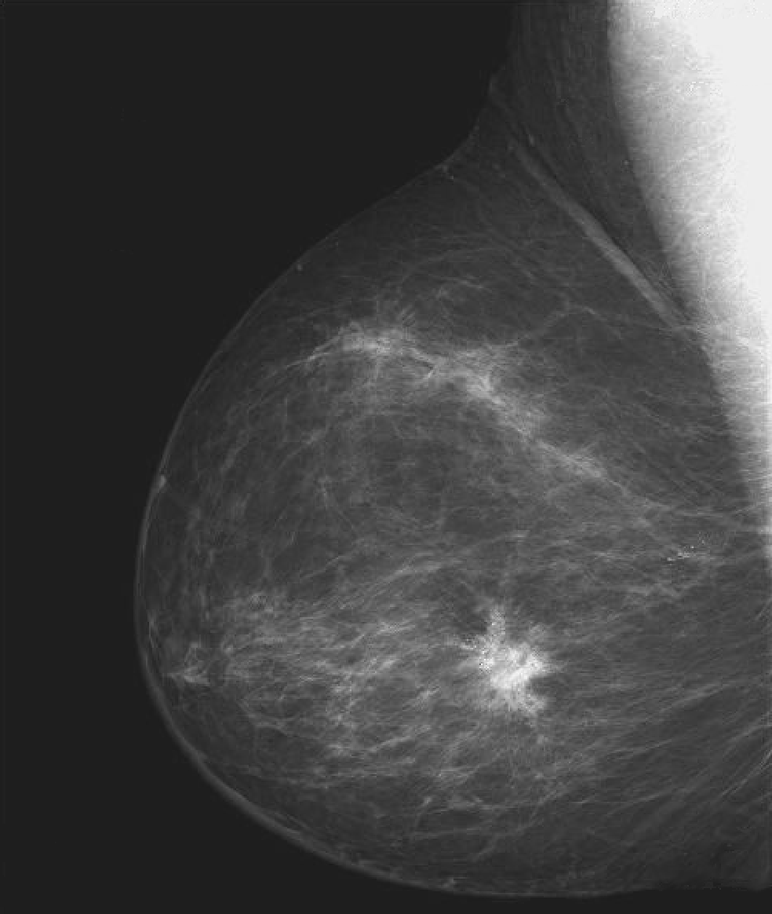
%> input picture chapter02/Fig0203(a).tif, 772 x 914 px, shrunk from 984 x 1164 before the run
$ octave Example_2_1.m   (GNU Octave 9; MATLAB toolbox functions it lacks are replaced by stand-ins)
%> lines starting %> are read from the running program, lines starting %| are printed output that depends on the picture
f = imread('Fig0203(a).tif');
%> f is the input picture: size 914x772 uint8; min 18, max 255, mean 66.6

% show the source image
figure(1);
subplot(2, 3, 1);
imshow(f);
title('a');

% the negative image can be obtained in the following two methods:
% b = imadjust(f, [0 1], [1 0]);
b = imcomplement(f);
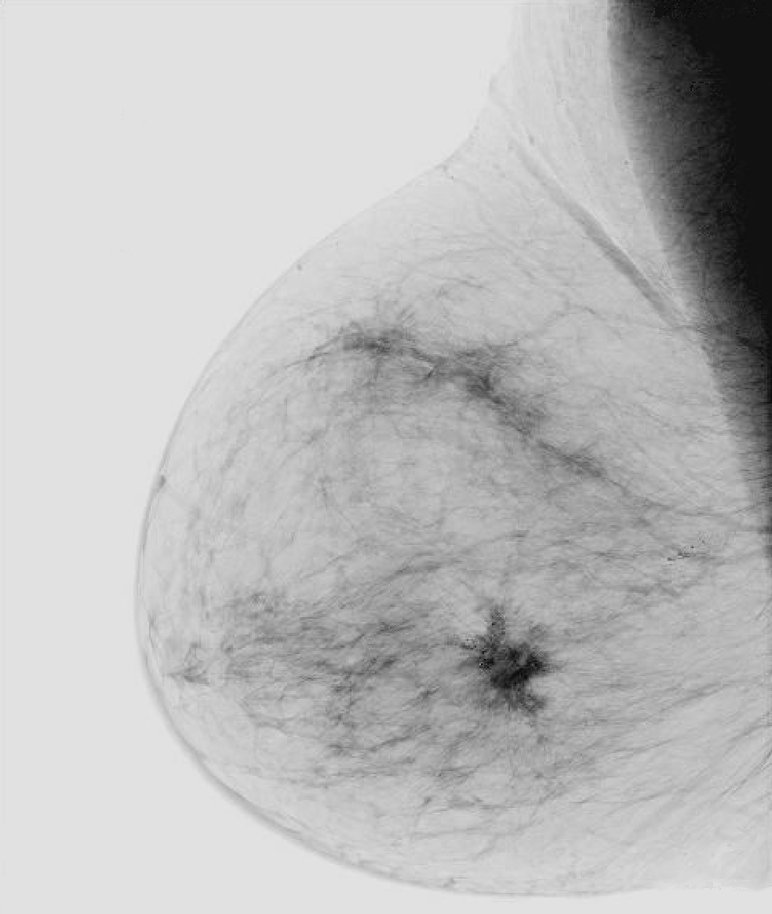
%> b: size 914x772 uint8; min 0, max 237, mean 188.4
subplot(2, 3, 2);
imshow(b);
title('b');

% expands the gray scale interval between 0.5 and 0.75 to
% the full [0, 1] range.
c = imadjust(f, [0.5 0.75], [0 1]);
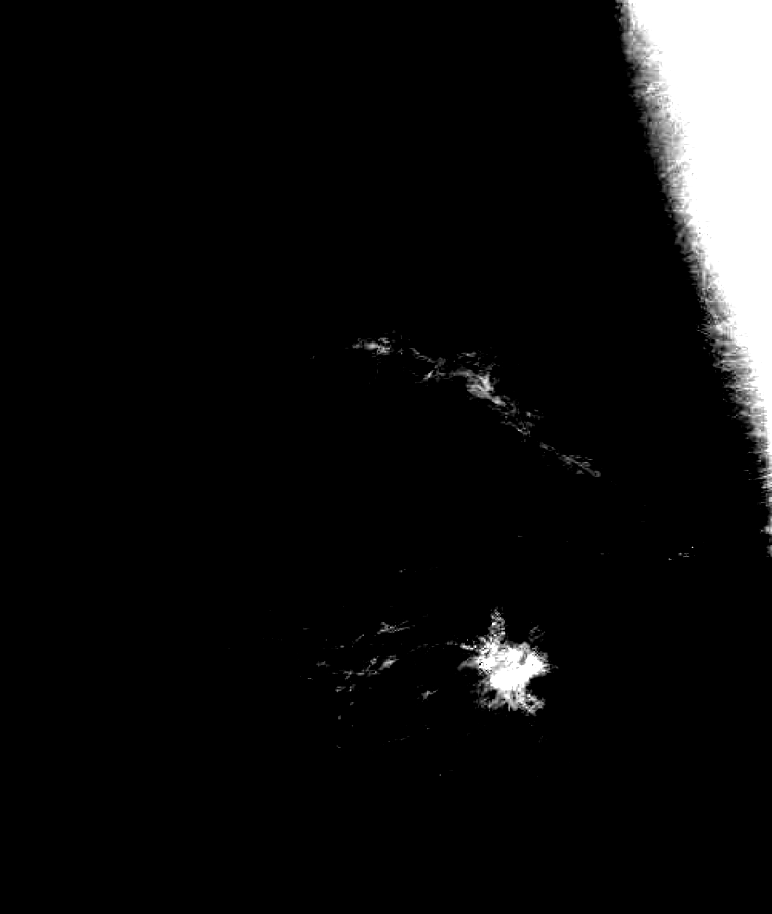
%> c: size 914x772 uint8; min 0, max 255, mean 15.1
subplot(2, 3, 3);
imshow(c);
title('c');

% compress the low end and expand the high end.
d = imadjust(f, [], [], 2);
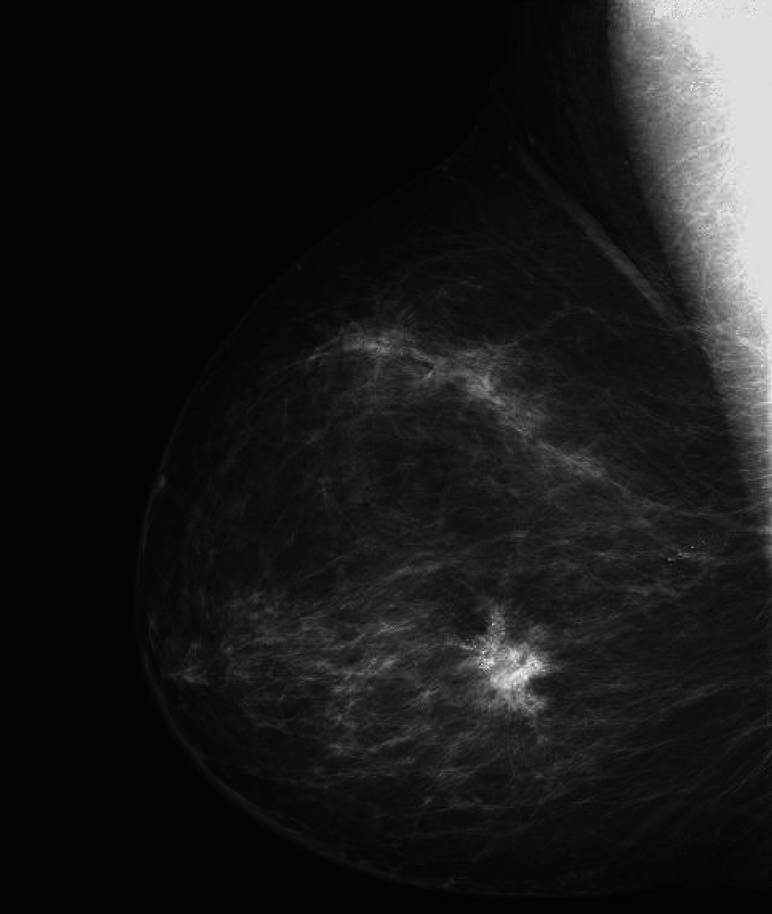
%> d: size 914x772 uint8; min 1, max 255, mean 26
subplot(2, 3, 4);
imshow(d);
title('d');

e = imadjust(f, stretchlim(f), []);
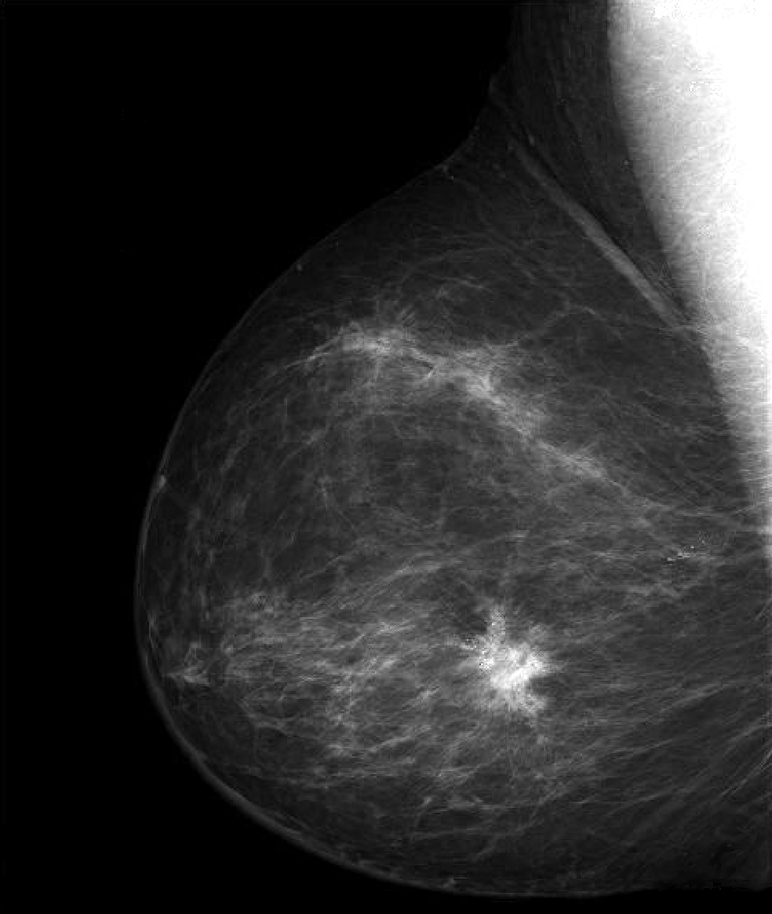
%> e: size 914x772 uint8; min 0, max 255, mean 44.9
subplot(2, 3, 5);
imshow(e);
title('e');

f = imadjust(f, stretchlim(f), [1 0]);
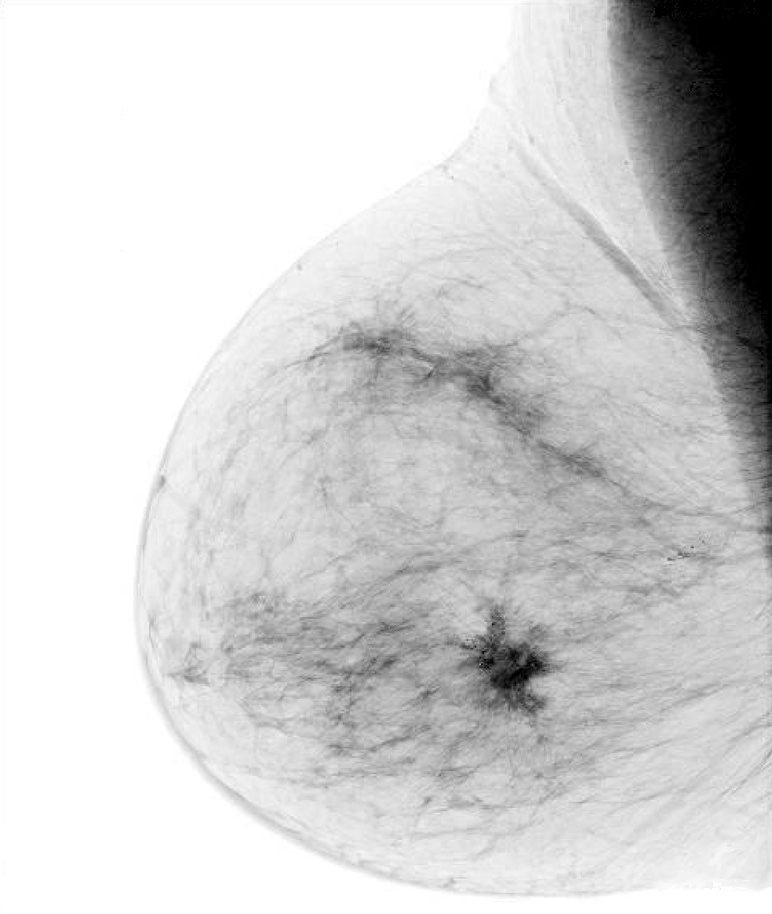
%> f: size 914x772 uint8; min 0, max 255, mean 210.1
subplot(2, 3, 6);
imshow(f);
title('f');

$ run again, with chapter02/Fig0205(a).tif copied over chapter02/Fig0203(a).tif
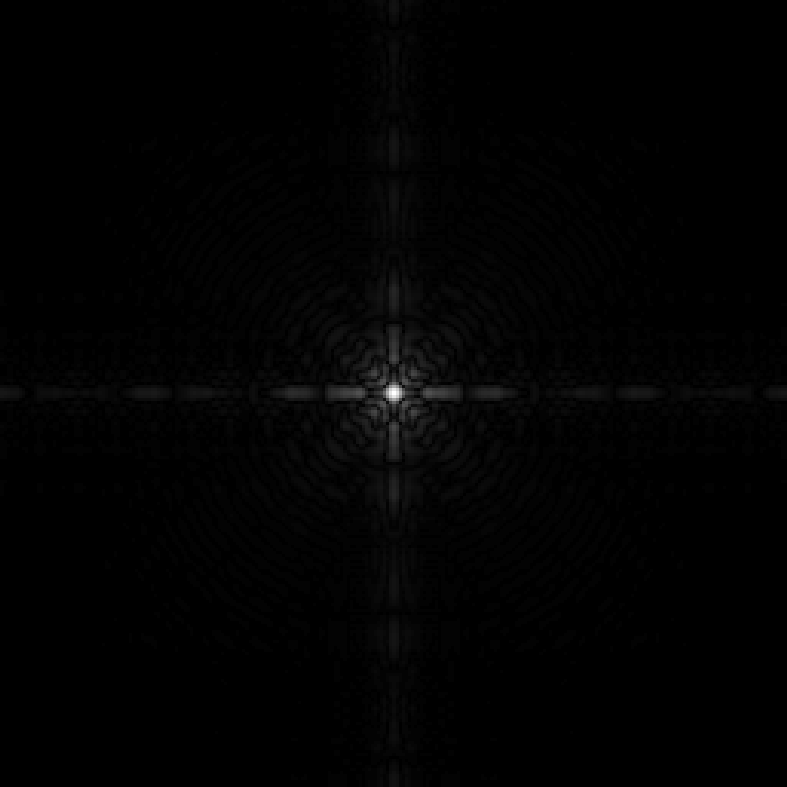
%> input picture chapter02/Fig0205(a).tif, 787 x 787 px
%> f is the input picture: size 787x787 uint8; min 0, max 255, mean 2.1
%> `b = imcomplement(f);`:
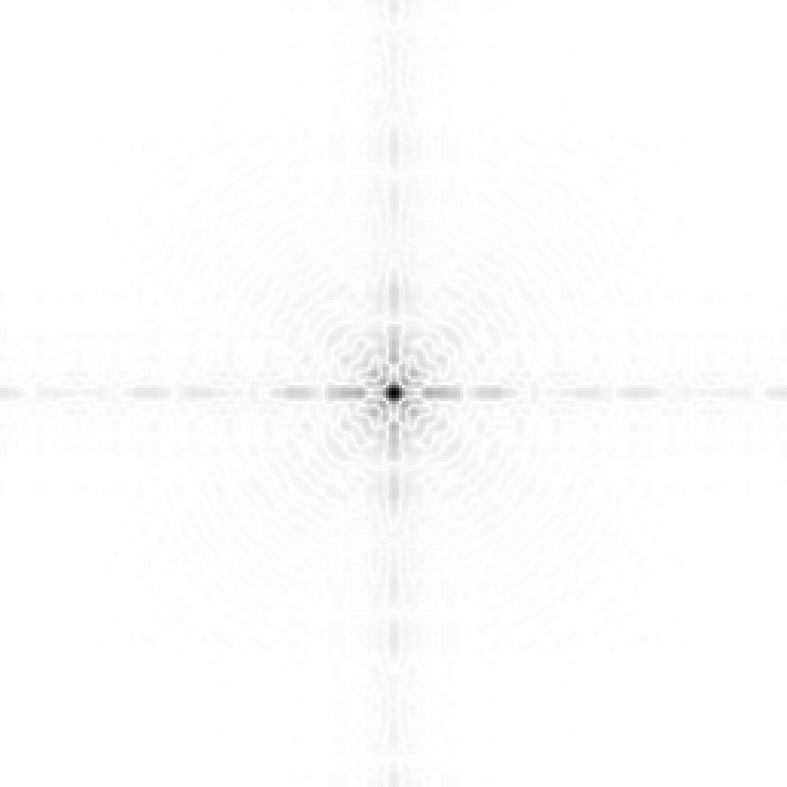
%> b: size 787x787 uint8; min 0, max 255, mean 252.9
%> `f = imadjust(f, stretchlim(f), [1 0]);`:
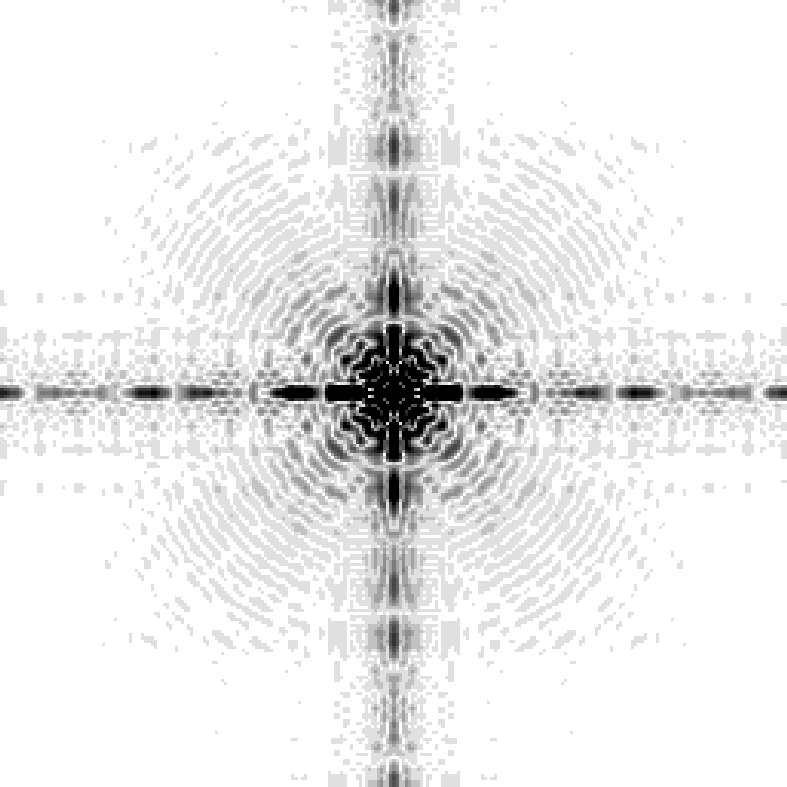
%> f: size 787x787 uint8; min 0, max 255, mean 235.8

$ run again, with chapter02/Fig0206(a).tif copied over chapter02/Fig0203(a).tif
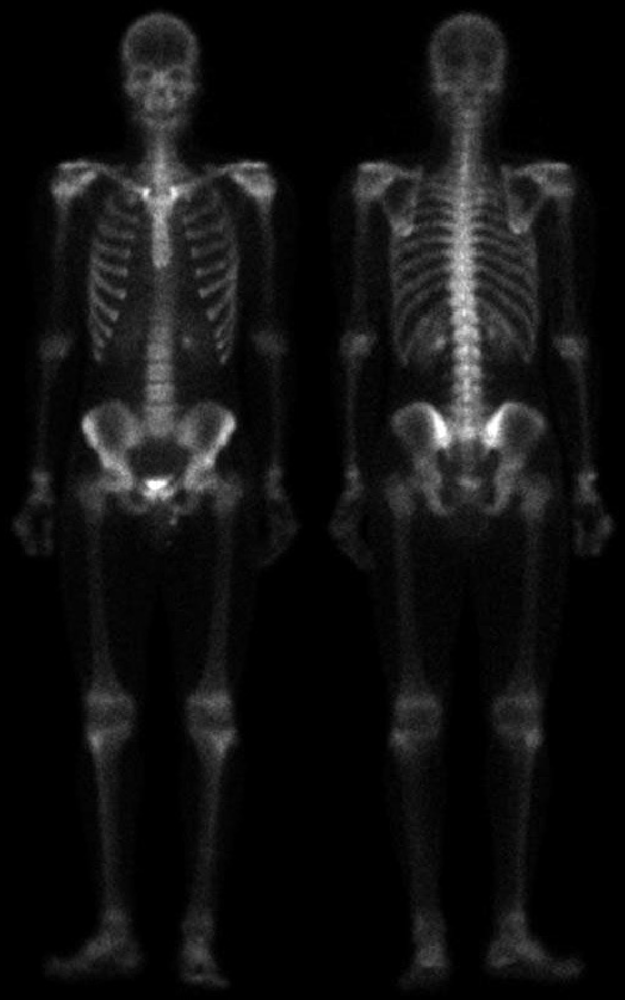
%> input picture chapter02/Fig0206(a).tif, 625 x 1000 px, shrunk from 1026 x 1641 before the run
%> f is the input picture: size 1000x625 uint8; min 0, max 255, mean 17.1
%> `d = imadjust(f, [], [], 2);`:
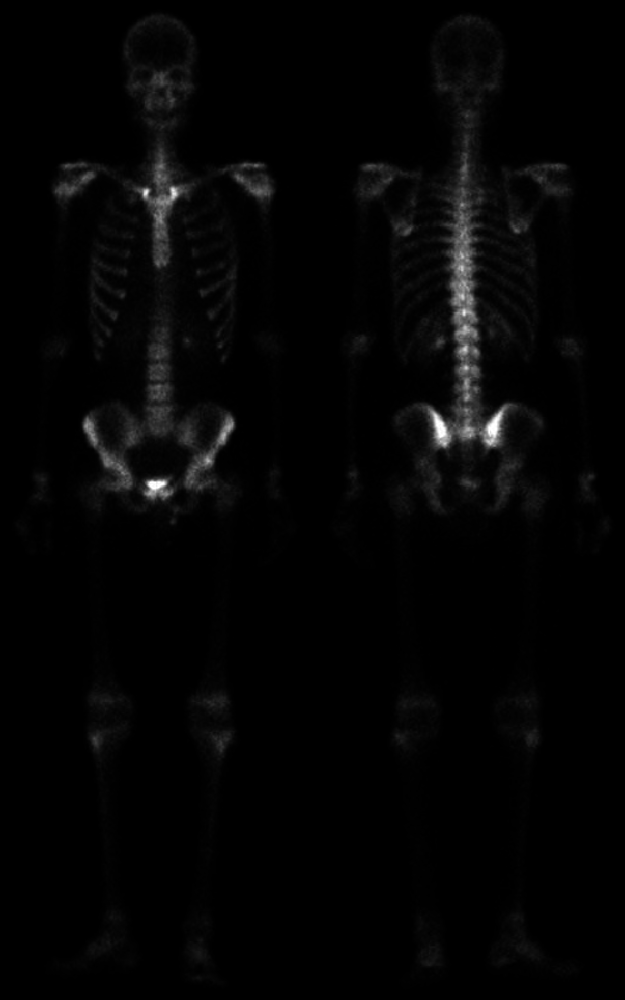
%> d: size 1000x625 uint8; min 0, max 255, mean 4.5
%> `f = imadjust(f, stretchlim(f), [1 0]);`:
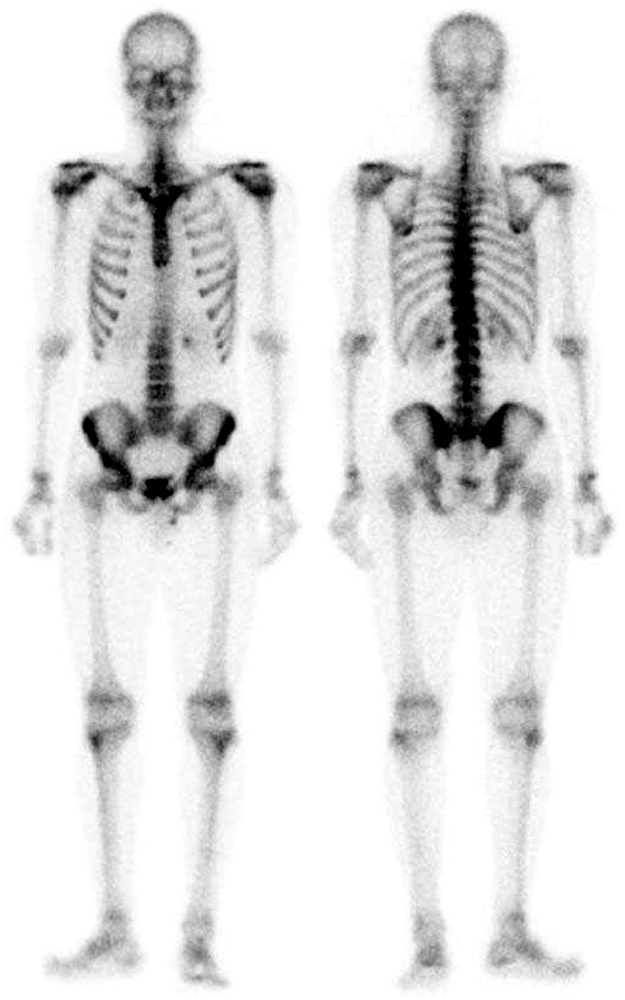
%> f: size 1000x625 uint8; min 0, max 255, mean 224.6

$ run again, with chapter02/Fig0208(a).tif copied over chapter02/Fig0203(a).tif
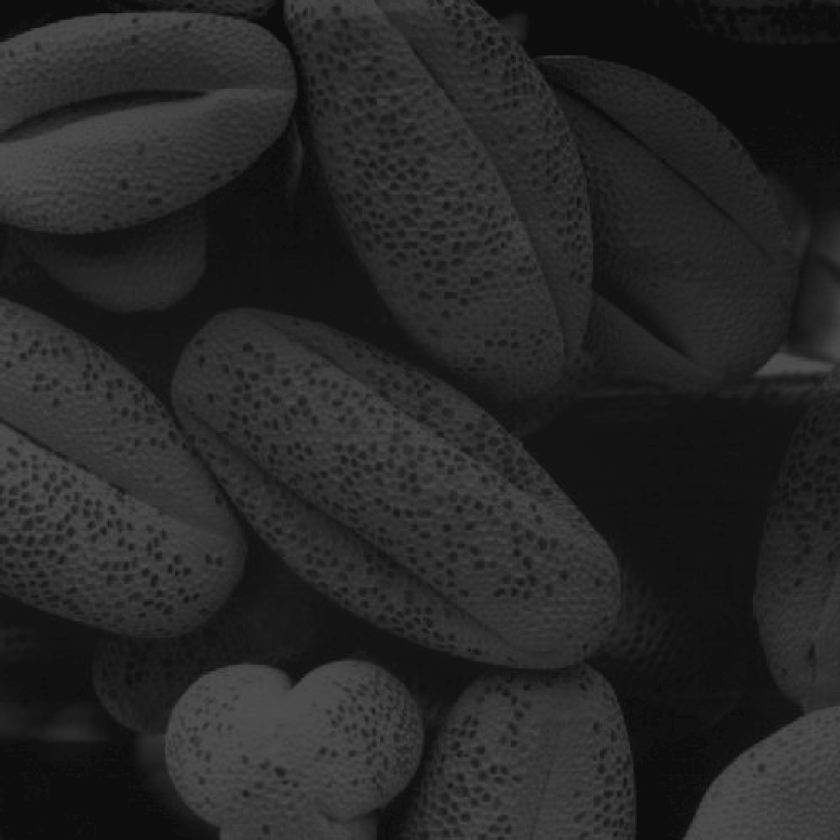
%> input picture chapter02/Fig0208(a).tif, 840 x 840 px, shrunk from 1021 x 1021 before the run
%> f is the input picture: size 840x840 uint8; min 9, max 84, mean 38.8
%> c: size 840x840 uint8; every value is 0
%> `e = imadjust(f, stretchlim(f), []);`:
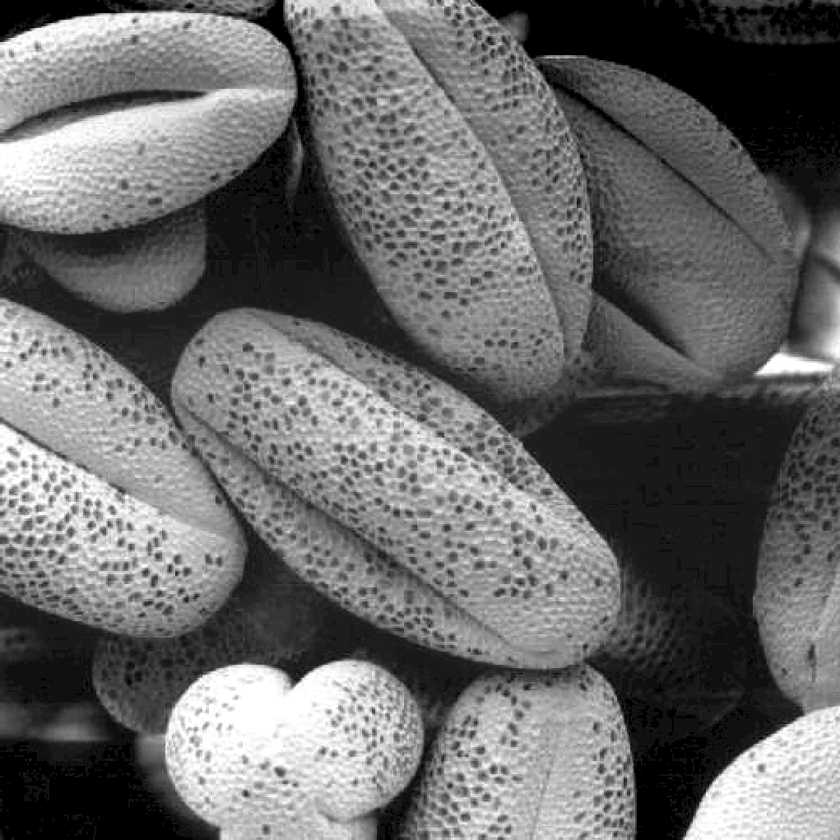
%> e: size 840x840 uint8; min 0, max 255, mean 105.9
%> `f = imadjust(f, stretchlim(f), [1 0]);`:
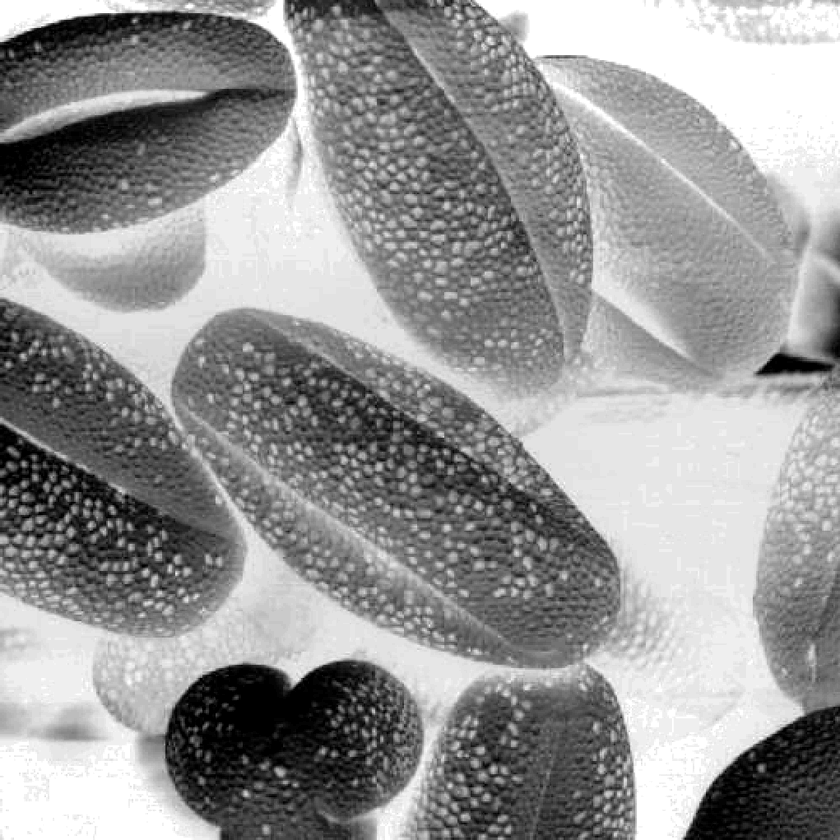
%> f: size 840x840 uint8; min 0, max 255, mean 149.1
